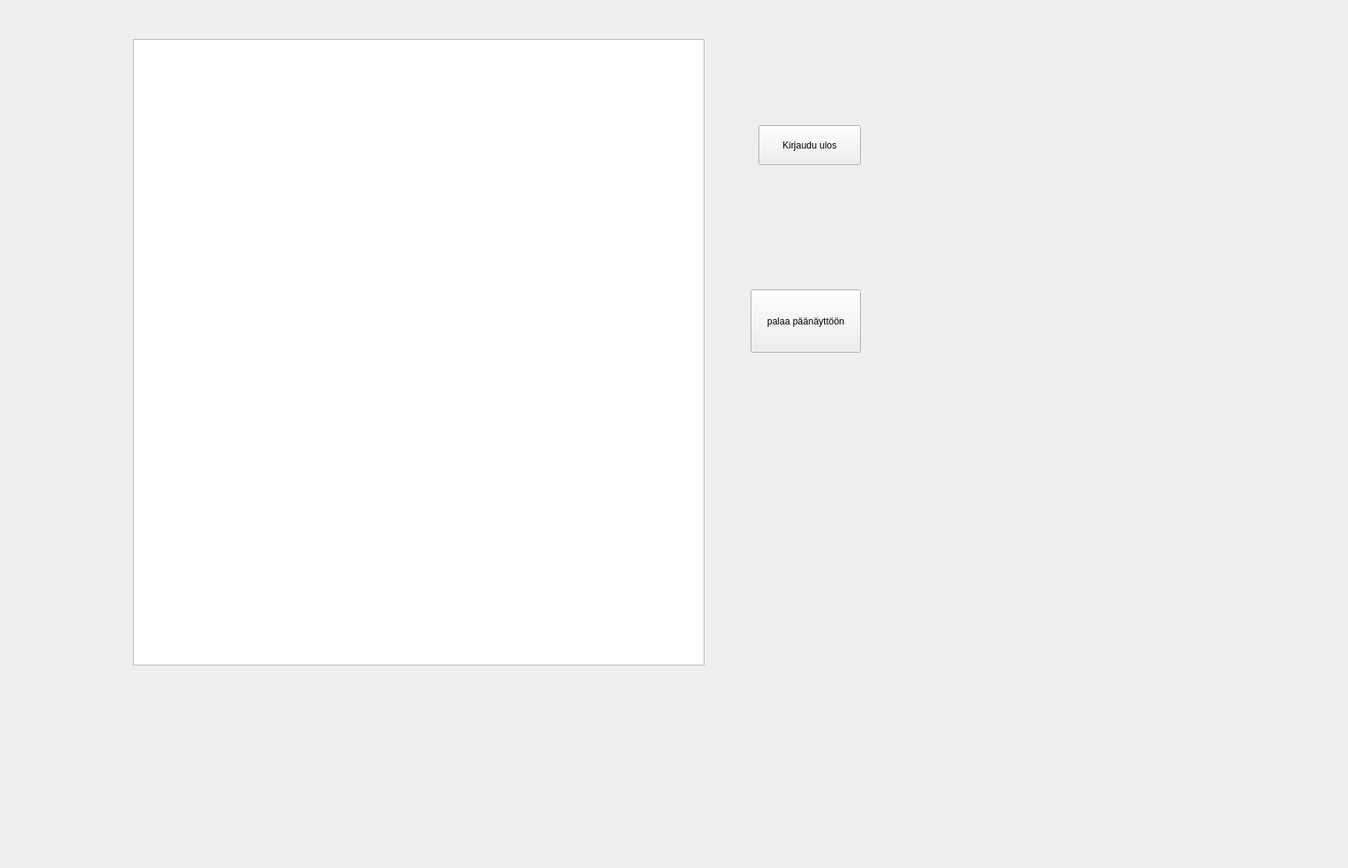
<?xml version="1.0" encoding="UTF-8"?>
<ui version="4.0">
 <class>Events</class>
 <widget class="QWidget" name="Events">
  <property name="geometry">
   <rect>
    <x>0</x>
    <y>0</y>
    <width>1724</width>
    <height>1110</height>
   </rect>
  </property>
  <property name="windowTitle">
   <string>Form</string>
  </property>
  <widget class="QPushButton" name="buttonLogout">
   <property name="geometry">
    <rect>
     <x>970</x>
     <y>160</y>
     <width>131</width>
     <height>51</height>
    </rect>
   </property>
   <property name="text">
    <string>Kirjaudu ulos</string>
   </property>
  </widget>
  <widget class="QPushButton" name="buttonReturnMain">
   <property name="geometry">
    <rect>
     <x>960</x>
     <y>370</y>
     <width>141</width>
     <height>81</height>
    </rect>
   </property>
   <property name="text">
    <string>palaa päänäyttöön</string>
   </property>
  </widget>
  <widget class="QTableView" name="tableViewEvents">
   <property name="geometry">
    <rect>
     <x>170</x>
     <y>50</y>
     <width>731</width>
     <height>801</height>
    </rect>
   </property>
  </widget>
 </widget>
 <resources/>
 <connections/>
</ui>
